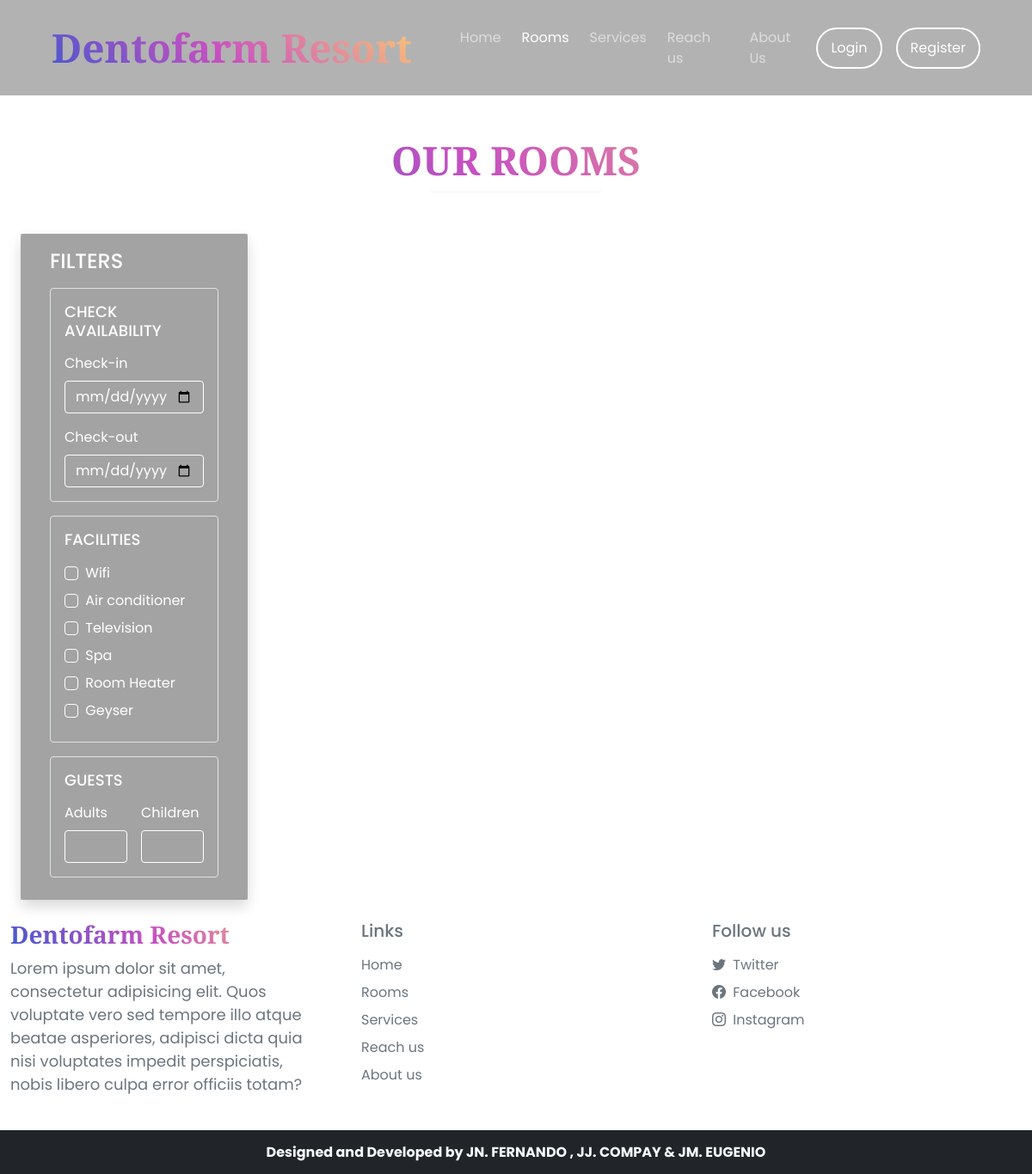
The page /rooms.php on the database its author committed.
### tables this page shows
CREATE TABLE `facilities` (
  `id` int(11) NOT NULL,
  `icon` varchar(100) NOT NULL,
  `name` varchar(50) NOT NULL,
  `description` varchar(250) NOT NULL
);

CREATE TABLE `settings` (
  `sr_no` int(11) NOT NULL,
  `site_title` varchar(50) NOT NULL,
  `site_about` varchar(250) NOT NULL,
  `shutdown` tinyint(1) NOT NULL
);

### admin/inc/db_config.php (called while the page is built, shortened)
<?php
  function selectAll($table)
  {
    $con = $GLOBALS['con'];
    $res = mysqli_query($con,"SELECT * FROM $table");
    return $res;
  }
  function select($sql,$values,$datatypes)
  {
    $con = $GLOBALS['con'];
    if($stmt = mysqli_prepare($con,$sql))
    {
      mysqli_stmt_bind_param($stmt,$datatypes,...$values);
      if(mysqli_stmt_execute($stmt)){
        $res = mysqli_stmt_get_result($stmt);
        return $res;
      }
      else{
        mysqli_stmt_close($stmt);
        die("Query cannot be executed - Select");
      }
    }
    else{
      die("Query cannot be prepared - Select");
    }
  }
?>

### rooms.php (the view, shortened to what this page needs)
<!DOCTYPE html>
<html lang="en">
<head>
  <?php require('inc/links.php'); ?>
  </head>
<body>
<div class="wrapper">
  <?php
    require('inc/header.php');
    $checkin_default="";
    $checkout_default="";
    $adult_default="";
    $children_default="";
  ?>
  <div class="my-5 px-4">
    <h2 class="fw-bold h-font text-center">OUR ROOMS</h2>
    <div class="h-line bg-light"></div>
  </div>
  <div class="container-fluid">
    <div class="row">
      <div class="col-lg-3 col-md-12 mb-lg-0 mb-4 ps-4">
        <nav class="navbar navbar-expand-lg custom-bg rounded shadow">
          <div class="container-fluid flex-lg-column align-items-stretch">
            <h4 class="mt-2">FILTERS</h4>
            <div class="collapse navbar-collapse flex-column align-items-stretch mt-2" id="filterDropdown">
              <div class="border p-3 rounded bg-transparent mb-3">
                <h5 class="d-flex align-items-center justify-content-between mb-3" style="font-size: 18px;">
                  <span>CHECK AVAILABILITY</span>
                </h5>
                <label class="form-label">Check-in</label>
                <input type="date" class="form-control shadow-none mb-3 text-white" value="<?php echo $checkin_default ?>" id="checkin" onchange="chk_avail_filter()">
                <label class="form-label">Check-out</label>
                <input type="date" class="form-control shadow-none text-white" value="<?php echo $checkout_default ?>"  id="checkout" onchange="chk_avail_filter()">
              </div>
              <div class="border bg-transparent p-3 rounded mb-3 ">
                <h5 class="d-flex align-items-center justify-content-between mb-3" style="font-size: 18px;">
                  <span>FACILITIES</span>
                </h5>
                <?php
                  $facilities_q = selectAll('facilities');
                  while($row = mysqli_fetch_assoc($facilities_q))
                  {
                    echo<<<facilities
                      <div class="mb-2">
                        <input type="checkbox" onclick="fetch_rooms()" name="facilities" value="$row[id]" class="form-check-input shadow-none me-1" id="$row[id]">
                        <label class="form-check-label" for="$row[id]">$row[name]</label>
                      </div>
                    facilities;
                  }
                ?>
              </div>
              <div class="border bg-transparent p-3 rounded mb-3">
                <h5 class="d-flex align-items-center justify-content-between mb-3" style="font-size: 18px;">
                  <span>GUESTS</span>
                </h5>
                <div class="d-flex">
                  <div class="me-3">
                    <label class="form-label">Adults</label>
                    <input type="number" min="1" id="adults" value="<?php echo $adult_default ?>" oninput="guests_filter()" class="form-control shadow-none text-white">
                  </div>
                  <div>
                    <label class="form-label">Children</label>
                    <input type="number" min="1" id="children" value="<?php echo $children_default ?>" oninput="guests_filter()" class="form-control shadow-none text-white">
                  </div>
                </div>
              </div>
            </div>
          </div>
        </nav>
      </div>
      <div class="col-lg-9 col-md-12 px-4" id="rooms-data">
      </div>
    </div>
  </div>
  <?php require('inc/footer.php'); ?>
</body>
</html>

### inc/footer.php (shortened to what this page needs)
<div class="text-secondary">
  <div class="row">
    <div class="col-lg-4 p-4">
      <h3 class="h-font fw-bold fs-3 mb-2"><?php echo $settings_r['site_title'] ?></h3>
      <p>
        <?php echo $settings_r['site_about'] ?>
      </p>
    </div>
    <div class="col-lg-4 p-4">
      <h5 class="mb-3">Links</h5>
      <a href="index.php" class="d-inline-block mb-2 text-secondary text-decoration-none">Home</a> <br>
      <a href="rooms.php" class="d-inline-block mb-2 text-secondary text-decoration-none">Rooms</a> <br>
      <a href="facilities.php" class="d-inline-block mb-2 text-secondary text-decoration-none">Services</a> <br>
      <a href="contact.php" class="d-inline-block mb-2 text-secondary text-decoration-none">Reach us</a> <br>
      <a href="about.php" class="d-inline-block mb-2 text-secondary text-decoration-none">About us</a>
    </div>
    <div class="col-lg-4 p-4">
        <h5 class="mb-3">Follow us</h5>
        <?php
          if($contact_r['tw']!=''){
            echo<<<data
              <a href="$contact_r[tw]" class="d-inline-block text-secondary text-decoration-none mb-2">
                <i class="bi bi-twitter me-1"></i> Twitter
              </a><br>
            data;
          }
        ?>
        <a href="<?php echo $contact_r['fb'] ?>" class="d-inline-block text-secondary text-decoration-none mb-2">
          <i class="bi bi-facebook me-1"></i> Facebook
        </a><br>
        <a href="<?php echo $contact_r['insta'] ?>" class="d-inline-block text-secondary text-decoration-none">
          <i class="bi bi-instagram me-1"></i> Instagram
        </a><br>
        </div>
      </div>
    </div>
    <h6 class="text-center fw-bolder bg-dark text-light p-3 m-0">Designed and Developed by JN. FERNANDO , JJ. COMPAY & JM. EUGENIO</h6>
  </div>

### css/common.css (style rules this page uses)
:root { --teal: #2ec1ac; --teal_hover: #279e8c; }
* { font-family: 'Poppins', sans-serif; }
.h-font { font-family: 'Crimson Text'; background: linear-gradient(43deg, #4158D0 0%, #C850C0 46%, #FFCC70 100%) !important; -webkit-background-clip: text !important; color: transparent !important; font-size: 46px; font-weight: bold; }
input[type=number] { -moz-appearance: textfield; }
.custom-bg { position: relative; color: white; background: rgba(78, 78, 78, 0.3); padding: 10px; }
.custom-bg input, .custom-bg textarea, .custom-bg form-control { background: transparent !important; outline: none; color: white; border-color: white; }
.custom-bg::before { content: ''; position: absolute; top: 0; right: 0; bottom: 0; left: 0; background: inherit; backdrop-filter: blur(10px); z-index: -1; }
.h-line { width: 200px; margin: 0 auto; height: 2px; background-color: white; }

### rooms.php (style rules this page uses)
p { font-size: 18px; }
body { background-image: none; }

### rows shown on the page
facilities: name "Wifi"
facilities: name "Air conditioner"
facilities: name "Television"
facilities: name "Spa"
facilities: name "Room Heater"
facilities: name "Geyser"
settings: site_about "Lorem ipsum dolor sit amet, consectetur adipisicing elit. Quos voluptate vero sed tempore illo atque beatae asperiores, adipisci dicta quia nisi voluptates impedit perspiciatis, nobis libero culpa error officiis totam?"
